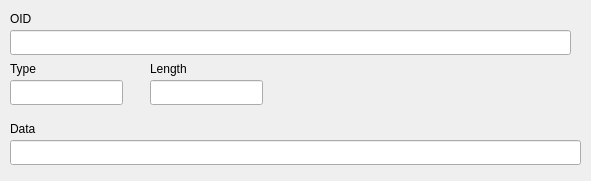
<?xml version="1.0" encoding="UTF-8"?>
<ui version="4.0">
 <class>SNMP_VarBinding_Viewer</class>
 <widget class="QWidget" name="SNMP_VarBinding_Viewer">
  <property name="geometry">
   <rect>
    <x>0</x>
    <y>0</y>
    <width>591</width>
    <height>181</height>
   </rect>
  </property>
  <property name="windowTitle">
   <string>Form</string>
  </property>
  <widget class="QLineEdit" name="LE_OID">
   <property name="geometry">
    <rect>
     <x>10</x>
     <y>30</y>
     <width>561</width>
     <height>25</height>
    </rect>
   </property>
  </widget>
  <widget class="QLabel" name="label">
   <property name="geometry">
    <rect>
     <x>10</x>
     <y>10</y>
     <width>67</width>
     <height>17</height>
    </rect>
   </property>
   <property name="text">
    <string>OID</string>
   </property>
  </widget>
  <widget class="QLineEdit" name="LE_Type">
   <property name="geometry">
    <rect>
     <x>10</x>
     <y>80</y>
     <width>113</width>
     <height>25</height>
    </rect>
   </property>
  </widget>
  <widget class="QLabel" name="label_2">
   <property name="geometry">
    <rect>
     <x>10</x>
     <y>60</y>
     <width>67</width>
     <height>17</height>
    </rect>
   </property>
   <property name="text">
    <string>Type</string>
   </property>
  </widget>
  <widget class="QLineEdit" name="LE_Length">
   <property name="geometry">
    <rect>
     <x>150</x>
     <y>80</y>
     <width>113</width>
     <height>25</height>
    </rect>
   </property>
  </widget>
  <widget class="QLabel" name="label_3">
   <property name="geometry">
    <rect>
     <x>150</x>
     <y>60</y>
     <width>67</width>
     <height>17</height>
    </rect>
   </property>
   <property name="text">
    <string>Length</string>
   </property>
  </widget>
  <widget class="QLineEdit" name="LE_Data">
   <property name="geometry">
    <rect>
     <x>10</x>
     <y>140</y>
     <width>571</width>
     <height>25</height>
    </rect>
   </property>
  </widget>
  <widget class="QLabel" name="label_4">
   <property name="geometry">
    <rect>
     <x>10</x>
     <y>120</y>
     <width>67</width>
     <height>17</height>
    </rect>
   </property>
   <property name="text">
    <string>Data</string>
   </property>
  </widget>
 </widget>
 <resources/>
 <connections/>
</ui>
